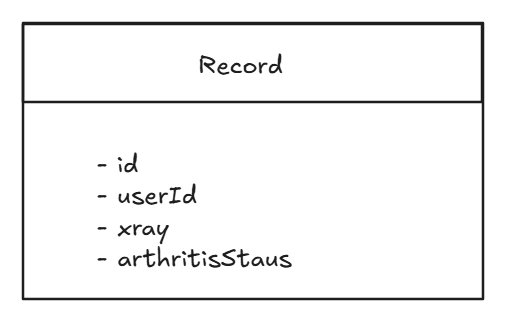
#> input picture frontend/src/appwrite_sdk/recordSchema.png, 510 x 325 px
$ python -i splitAndMerge.py   (imports and definitions only)
#> lines starting #> are read from the running program, lines starting #| are printed output that depends on the picture; after the words box and inside, x2 and y2 are one past the last pixel; in counts of white or black regions, pixels touching at a corner belong together
import cv2
import numpy as np

def splitAndMerge(image_path, threshold=30):
    # Perform image segmentation using region splitting and merging
#> called with threshold = 30
    image = cv2.imread(image_path, cv2.IMREAD_GRAYSCALE)
#> image is the input picture: shape (325, 510); min 29, max 255, mean 244.8
    height, width = image.shape[:2]
#> height = 325; width = 510

    # Initialize an empty segmentation map
    segmented = np.zeros((height, width), dtype=np.uint8)

    # Recursive splitting function
    def split(x, y, w, h):
        # Recursively splits regions based on intensity variance
#> called with x = 0, y = 0, w = 510, h = 325
        region = image[y:y+h, x:x+w]
        mean = np.mean(region)
#> mean = 244.8
        std = np.std(region)
#> std = 43.14

        if std < threshold or w < 4 or h < 4:  # Stop splitting if homogeneous
            segmented[y:y+h, x:x+w] = int(mean)
        else:
            hw, hh = w // 2, h // 2
#> hw = 255; hh = 162
            split(x, y, hw, hh)
#> call 2 of split, with x = 0, y = 0, w = 255, h = 162
#> in split (call 2), `region = image[y:y+h, x:x+w]`:
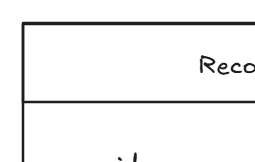
#> region: shape (162, 255); min 29, max 255, mean 243.5
#> in split (call 2), `mean = np.mean(region)`: mean = 243.5
#> in split (call 2), `std = np.std(region)`: std = 45.77
#> call 3 of split, with x = 0, y = 0, w = 127, h = 81
#> in split (call 3), `region = image[y:y+h, x:x+w]`:
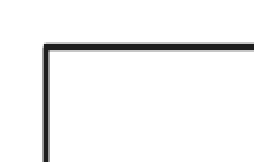
#> region: shape (81, 127) (shown 2 times larger); min 29, max 255, mean 243.4
#> in split (call 3), `mean = np.mean(region)`: mean = 243.4
#> in split (call 3), `std = np.std(region)`: std = 46.34
#> in split (call 5), `region = image[y:y+h, x:x+w]`: region: shape (20, 31); every value is 255
#> in split (call 5), `mean = np.mean(region)`: mean = 255
#> in split (call 5), `std = np.std(region)`: std = 0
#> in split (call 5), `segmented[y:y+h, x:x+w] = int(mean)`:
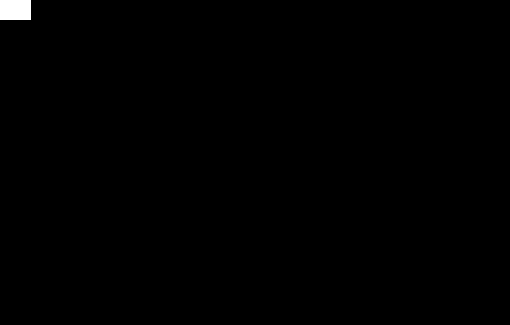
#> segmented: shape (325, 510); 0.37% white; 1 white region, box (x1, y1, x2, y2) and area: (0, 0, 31, 20) 620
            split(x + hw, y, hw, hh)
#> in split (call 6), `segmented[y:y+h, x:x+w] = int(mean)`:
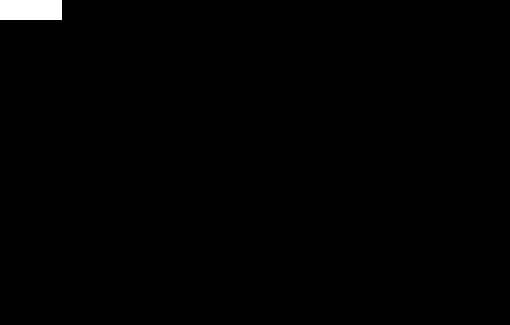
#> segmented: shape (325, 510); 0.75% white; 1 white region, box (x1, y1, x2, y2) and area: (0, 0, 62, 20) 1240
            split(x, y + hh, hw, hh)
#> in split (call 7), `region = image[y:y+h, x:x+w]`:
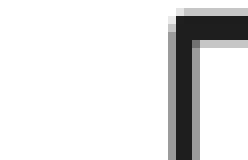
#> region: shape (20, 31) (shown 8 times larger); min 29, max 255, mean 227.8
#> in split (call 7), `mean = np.mean(region)`: mean = 227.8
#> in split (call 7), `std = np.std(region)`: std = 67.19
#> in split (call 10), `segmented[y:y+h, x:x+w] = int(mean)`: segmented: shape (325, 510); min 0, max 255, mean 2.2
#> in split (call 12), `segmented[y:y+h, x:x+w] = int(mean)`: segmented: shape (325, 510); min 0, max 255, mean 2.2
#> in split (call 13), `segmented[y:y+h, x:x+w] = int(mean)`: segmented: shape (325, 510); min 0, max 255, mean 2.2
#> in split (call 14), `segmented[y:y+h, x:x+w] = int(mean)`: segmented: shape (325, 510); min 0, max 255, mean 2.2
            split(x + hw, y + hh, hw, hh)
#> in split (call 15), `segmented[y:y+h, x:x+w] = int(mean)`: segmented: shape (325, 510); min 0, max 255, mean 2.2
#> in split (call 17), `segmented[y:y+h, x:x+w] = int(mean)`: segmented: shape (325, 510); min 0, max 255, mean 2.2
#> in split (call 18), `segmented[y:y+h, x:x+w] = int(mean)`: segmented: shape (325, 510); min 0, max 255, mean 2.2
#> in split (call 19), `segmented[y:y+h, x:x+w] = int(mean)`: segmented: shape (325, 510); min 0, max 255, mean 2.2
#> in split (call 20), `segmented[y:y+h, x:x+w] = int(mean)`: segmented: shape (325, 510); min 0, max 255, mean 2.2
#> in split (call 22), `segmented[y:y+h, x:x+w] = int(mean)`: segmented: shape (325, 510); min 0, max 255, mean 2.2
#> in split (call 23), `segmented[y:y+h, x:x+w] = int(mean)`: segmented: shape (325, 510); min 0, max 255, mean 2.3
#> in split (call 24), `segmented[y:y+h, x:x+w] = int(mean)`: segmented: shape (325, 510); min 0, max 255, mean 2.3
#> in split (call 25), `segmented[y:y+h, x:x+w] = int(mean)`: segmented: shape (325, 510); min 0, max 255, mean 2.3

    # Perform recursive splitting
    split(0, 0, width, height)
#> in split (call 26), `segmented[y:y+h, x:x+w] = int(mean)`:
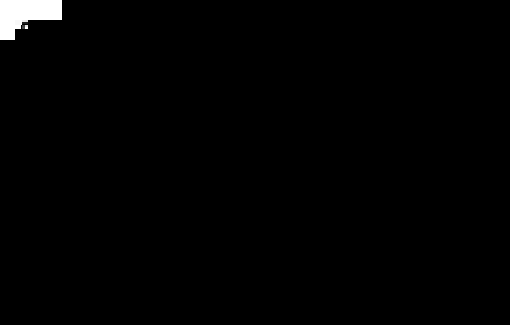
#> segmented: shape (325, 510); min 0, max 255, mean 2.5
#> in split (call 29), `segmented[y:y+h, x:x+w] = int(mean)`: segmented: shape (325, 510); under 0.01% of pixels changed, all inside (x1, y1, x2, y2) = (15, 30, 18, 32)
#> in split (call 30), `segmented[y:y+h, x:x+w] = int(mean)`: segmented: shape (325, 510); min 0, max 255, mean 2.5
#> in split (call 31), `segmented[y:y+h, x:x+w] = int(mean)`: segmented: shape (325, 510); min 0, max 255, mean 2.5
#> in split (call 32), `segmented[y:y+h, x:x+w] = int(mean)`: segmented: shape (325, 510); min 0, max 255, mean 2.5
#> in split (call 34), `segmented[y:y+h, x:x+w] = int(mean)`: segmented: shape (325, 510); min 0, max 255, mean 2.5
#> in split (call 35), `segmented[y:y+h, x:x+w] = int(mean)`: segmented: shape (325, 510); min 0, max 255, mean 2.5
#> in split (call 36), `segmented[y:y+h, x:x+w] = int(mean)`: segmented: shape (325, 510); min 0, max 255, mean 2.6
#> in split (call 37), `segmented[y:y+h, x:x+w] = int(mean)`: segmented: shape (325, 510); min 0, max 255, mean 2.6
#> in split (call 39), `segmented[y:y+h, x:x+w] = int(mean)`: segmented: shape (325, 510); min 0, max 255, mean 2.6
#> in split (call 40), `segmented[y:y+h, x:x+w] = int(mean)`: segmented: shape (325, 510); min 0, max 255, mean 2.6

    return segmented

>>> result = splitAndMerge('../../frontend/src/appwrite_sdk/recordSchema.png')
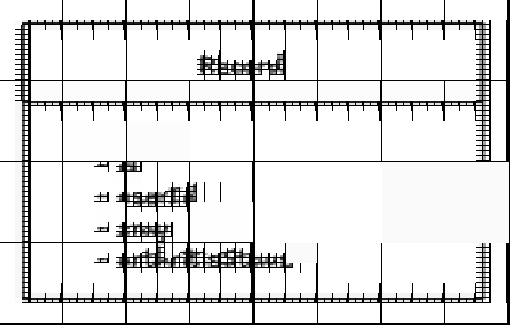
#> result: shape (325, 510); min 0, max 255, mean 224.6
